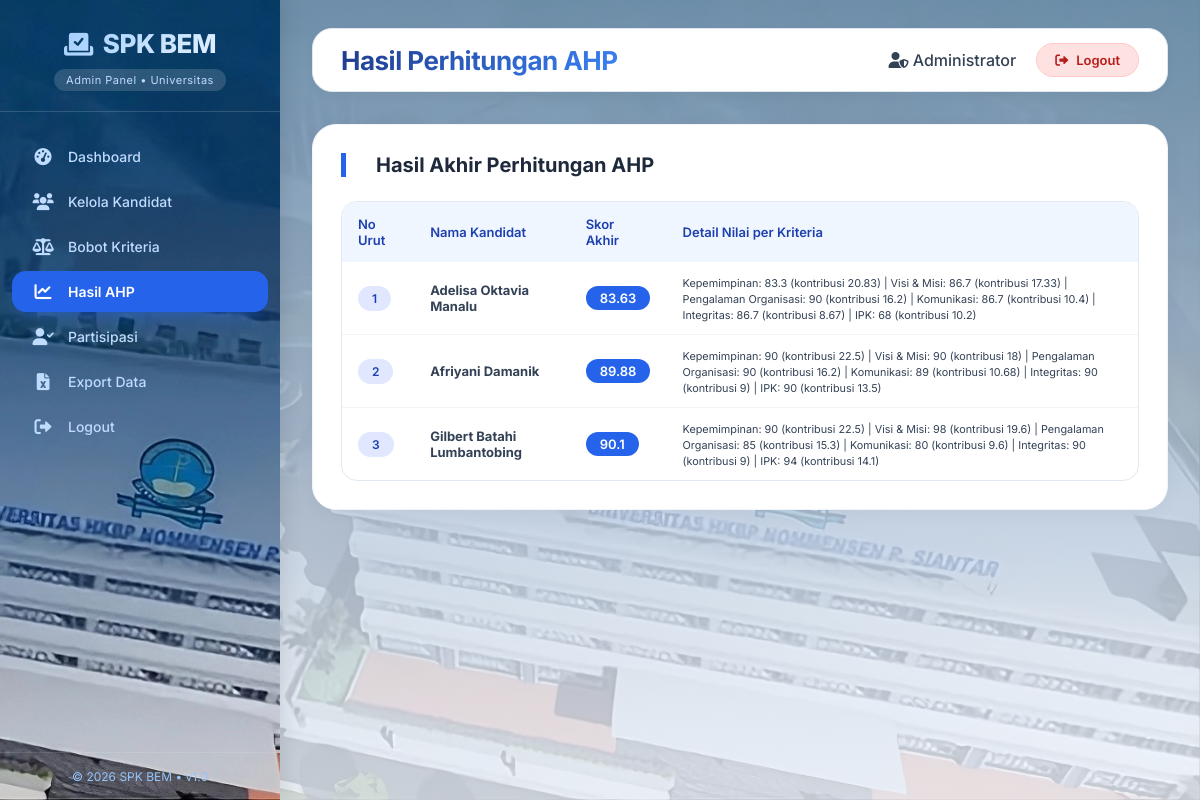
The page /dashboard_admin.php?page=hasil (signed in) on the database its author committed.
### tables this page shows
CREATE TABLE IF NOT EXISTS `kandidat` (
  `id` int NOT NULL AUTO_INCREMENT,
  `nomor_urut` int NOT NULL,
  `nama` varchar(100) NOT NULL,
  `visi_misi` text,
  `kepemimpinan` text,
  `pengalaman` text,
  `komunikasi` text,
  `integritas` text,
  `ipk` decimal(3,2) DEFAULT NULL,
  `foto` varchar(255) DEFAULT NULL,
  PRIMARY KEY (`id`)
);

### dashboard_admin.php (the view, shortened to what this page needs)
<?php
include 'config/db.php';
$page = isset($_GET['page']) ? $_GET['page'] : 'dashboard';
?>
<!DOCTYPE html>
<html lang="id">
<head>
    <link rel="stylesheet" href="https://cdnjs.cloudflare.com/ajax/libs/font-awesome/6.0.0-beta3/css/all.min.css">
</head>
<body>
    <div class="sidebar" id="sidebar">
        <div class="sidebar-header">
            <div class="logo">
                <i class="fas fa-vote-yea"></i> SPK BEM
            </div>
            <div class="badge">Admin Panel • Universitas</div>
        </div>
        <div class="sidebar-menu">
            <a href="?page=dashboard" class="menu-item <?= $page == 'dashboard' ? 'active' : '' ?>">
                <i class="fas fa-tachometer-alt"></i> Dashboard
            </a>
            <a href="?page=kandidat" class="menu-item <?= $page == 'kandidat' ? 'active' : '' ?>">
                <i class="fas fa-users"></i> Kelola Kandidat
            </a>
            <a href="?page=bobot" class="menu-item <?= $page == 'bobot' ? 'active' : '' ?>">
                <i class="fas fa-balance-scale"></i> Bobot Kriteria
            </a>
            <a href="?page=hasil" class="menu-item <?= $page == 'hasil' ? 'active' : '' ?>">
                <i class="fas fa-chart-line"></i> Hasil AHP
            </a>
            <a href="?page=partisipasi" class="menu-item <?= $page == 'partisipasi' ? 'active' : '' ?>">
                <i class="fas fa-user-check"></i> Partisipasi
            </a>
            <a href="export_excel.php" class="menu-item">
                <i class="fas fa-file-excel"></i> Export Data
            </a>
            <a href="logout.php" class="menu-item">
                <i class="fas fa-sign-out-alt"></i> Logout
            </a>
        </div>
        <div class="sidebar-footer">
            &copy; <?= date('Y') ?> SPK BEM • v1.0
        </div>
    </div>
    <div class="main-content">
        <div class="top-bar">
            <div class="page-title">
                <?php
                $titles = [
                    'dashboard' => 'Dashboard',
                    'kandidat' => 'Kelola Kandidat',
                    'bobot' => 'Bobot Kriteria',
                    'hasil' => 'Hasil Perhitungan AHP',
                    'partisipasi' => 'Partisipasi Mahasiswa'
                ];
                echo $titles[$page];
                ?>
            </div>
            <div class="user-info">
                <span><i class="fas fa-user-shield"></i> <?= $_SESSION['nama'] ?></span>
                <a href="logout.php" class="logout-icon"><i class="fas fa-sign-out-alt"></i> Logout</a>
            </div>
        </div>
        <?php
        switch ($page) {
        ?>
            <?php break;
            case 'hasil':
                $kandidat_hasil = mysqli_query($conn, "SELECT * FROM kandidat ORDER BY nomor_urut");
                $kriteria_all = mysqli_query($conn, "SELECT id, nama, bobot FROM kriteria");
                $bobot_arr = [];
                while ($b = mysqli_fetch_assoc($kriteria_all)) $bobot_arr[$b['id']] = ['nama' => $b['nama'], 'bobot' => $b['bobot']];
            ?>
                <div class="card">
                    <h2><i class="fas fa-chart-simple"></i> Hasil Akhir Perhitungan AHP</h2>
                    <div class="table-responsive">
                        <table>
                            <thead>
                                <tr>
                                    <th>No Urut</th>
                                    <th>Nama Kandidat</th>
                                    <th>Skor Akhir</th>
                                    <th>Detail Nilai per Kriteria</th>
                                </tr>
                            </thead>
                            <tbody>
                                <?php while ($k = mysqli_fetch_assoc($kandidat_hasil)):
                                    $total_skor = 0;
                                    $detail = [];
                                    foreach ($bobot_arr as $id_k => $data) {
                                        $rata = mysqli_fetch_assoc(mysqli_query($conn, "SELECT AVG(nilai) as avg FROM penilaian WHERE id_kandidat = {$k['id']} AND id_kriteria = $id_k"));
                                        $nilai_rata = $rata['avg'] ?: 0;
                                        $kontribusi = $nilai_rata * $data['bobot'];
                                        $total_skor += $kontribusi;
                                        $detail[] = $data['nama'] . ': ' . round($nilai_rata, 1) . ' (kontribusi ' . round($kontribusi, 2) . ')';
                                    }
                                ?>
                                    <tr>
                                        <td><span class="btn btn-sm" style="background:#e0e7ff; color:#1e40af;"><?= $k['nomor_urut'] ?></span></td>
                                        <td><strong><?= htmlspecialchars($k['nama']) ?></strong></td>
                                        <td><span style="background:#2563eb; color:white; padding:4px 14px; border-radius:40px; font-weight:600;"><?= round($total_skor, 2) ?></span></td>
                                        <td><small><?= implode(' | ', $detail) ?></small></td>
                                    </tr>
                                <?php endwhile; ?>
                            </tbody>
                        </table>
                    </div>
                </div>
            <?php break;
            ?>
        <?php break;
        } ?>
    </div>
</body>
</html>

### rows shown on the page
kandidat: nomor_urut "1", nama "Adelisa Oktavia Manalu", total_skor "83.63", detail "Kepemimpinan: 83.3 (kontribusi 20.83) | Visi & Misi: 86.7 (kontribusi 17.33) | Pengalaman Organisasi: 90 (kontribusi 16.2) | Komunikasi: 86.7 (kontribusi 10.4) | Integritas: 86.7 (kontribusi 8.67) | IPK: 68 (kontribusi 10.2)"
kandidat: nomor_urut "2", nama "Afriyani Damanik", total_skor "89.88", detail "Kepemimpinan: 90 (kontribusi 22.5) | Visi & Misi: 90 (kontribusi 18) | Pengalaman Organisasi: 90 (kontribusi 16.2) | Komunikasi: 89 (kontribusi 10.68) | Integritas: 90 (kontribusi 9) | IPK: 90 (kontribusi 13.5)"
kandidat: nomor_urut "3", nama "Gilbert Batahi Lumbantobing", total_skor "90.1", detail "Kepemimpinan: 90 (kontribusi 22.5) | Visi & Misi: 98 (kontribusi 19.6) | Pengalaman Organisasi: 85 (kontribusi 15.3) | Komunikasi: 80 (kontribusi 9.6) | Integritas: 90 (kontribusi 9) | IPK: 94 (kontribusi 14.1)"

### other values the page prints
$titles[$page] "Hasil Perhitungan AHP"
$_SESSION['nama'] "Administrator"
